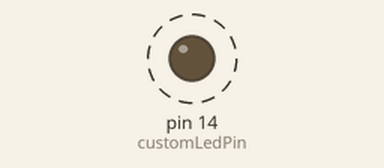
Recording of a sketch running on a simulated Arduino Uno, built with avr-gcc and run on an emulated ATmega328P. On the bench: output pins drawn as LEDs (lit = HIGH). Dashed ring = blinking.

Above: at 0.5 s.
Timing chart, 0 to 4.6 s (numbered marks = the images above):
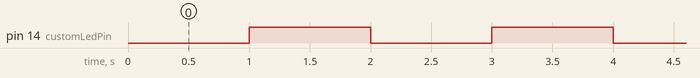

The sketch:

BlinkWithoutDelayLib.ino
```cpp
/*
 * J.A. Korten Feb 19, 2024
 * BlinkWithoutDelay Library
 *
 * This can be used to (re)calibrate the sensor fusion process.
 *
 */

#include "BlinkWithoutDelay.h"

const int customLedPin = 14; // Change this to the desired pin

DigitalOutput customOutput(customLedPin);
BlinkWithoutDelay customBlink(&customOutput, 1000); // Blink every 1 second

void setup() {
    // No need to initialize anything in setup() for this library
}

void loop() {
    customBlink.update(); // Call update() method in loop()
}
```

BlinkWithoutDelay.cpp
```cpp
/*
 * J.A. Korten Feb 19, 2024
 * BlinkWithoutDelay Library
 *
 * This can be used to (re)calibrate the sensor fusion process.
 *
 */

#include "BlinkWithoutDelay.h"


void BlinkWithoutDelay::update() {
  unsigned long currentMillis = millis();
  if (currentMillis - previousMillis >= interval) {
    previousMillis = currentMillis;
    ledState = !ledState;
    output->setOutput(ledState);
  }
}
```

BlinkWithoutDelay.h
```cpp
/*
 * J.A. Korten Feb 19, 2024
 * BlinkWithoutDelay Library
 *
 * This can be used to (re)calibrate the sensor fusion process.
 *
 */

#ifndef BlinkWithoutDelay_h
#define BlinkWithoutDelay_h

#include <Arduino.h>

class OutputInterface {
public:
  virtual void setOutput(bool state) = 0;
};

class DigitalOutput : public OutputInterface {
private:
  int pin;

public:
  DigitalOutput(int pin)
    : pin(pin) {
    pinMode(pin, OUTPUT);
  }

  void setOutput(bool state) override {
    digitalWrite(pin, state);
  }
};

class BlinkWithoutDelay {
private:
  OutputInterface *output;
  unsigned long previousMillis;
  unsigned long interval;
  bool ledState;

public:
  void update();
  BlinkWithoutDelay(OutputInterface *output, unsigned long interval)
    : output(output), interval(interval), previousMillis(0), ledState(false) {}
};

#endif
```

Measured:
- by itself, pin 14 (customLedPin): alternates HIGH for 1.0 s and LOW for 1.0 s
